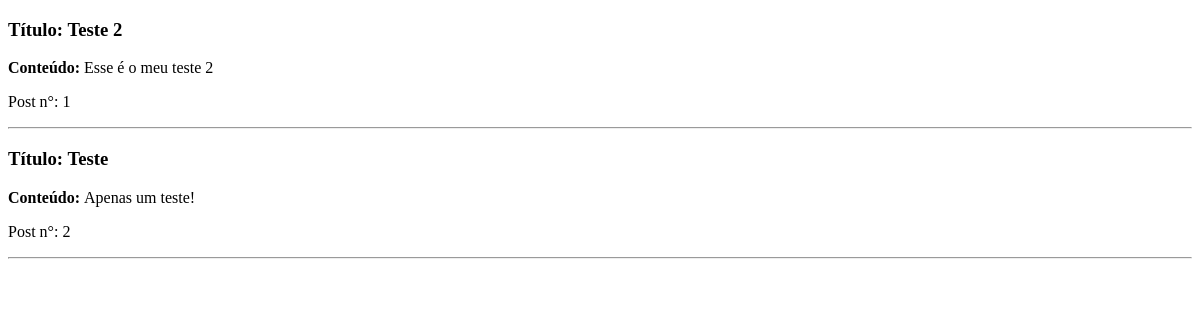
The app's page /, older data.
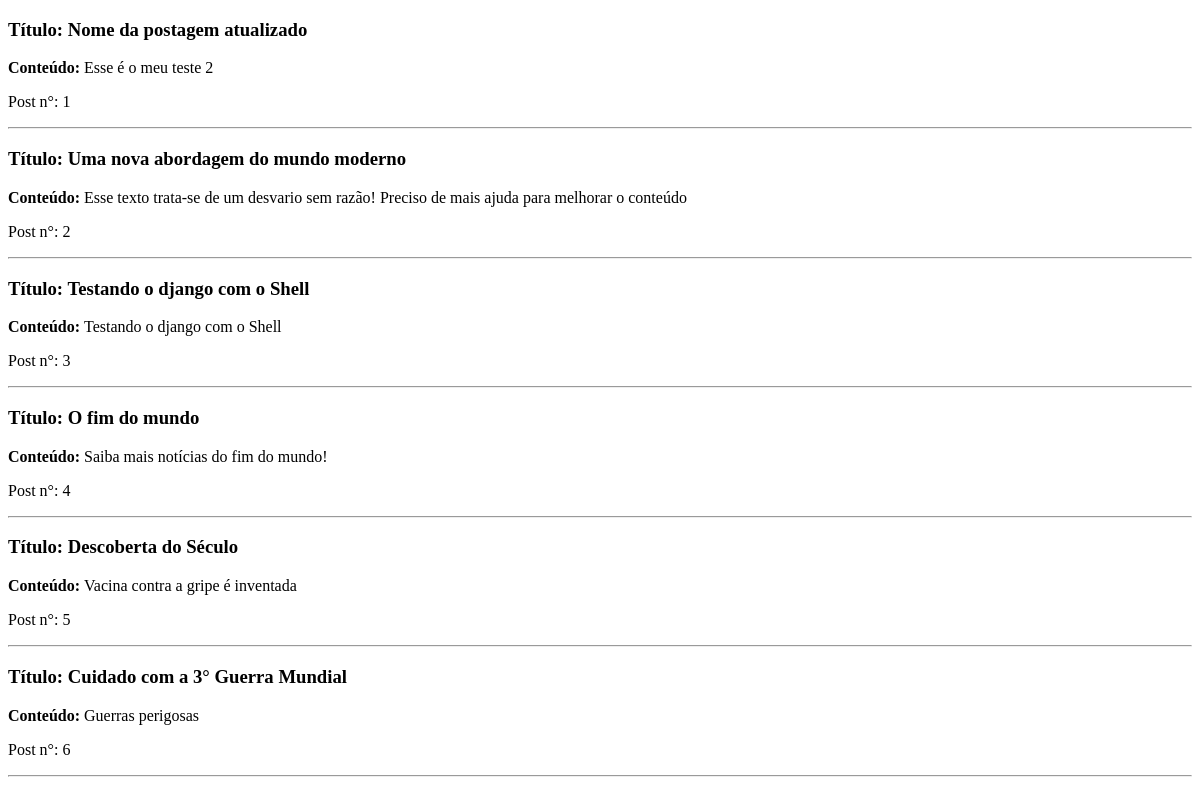
The same page, newer data.
### blog/models.py (models this page shows, shortened)
class Post(models.Model):
    STATUS = (
        ('rascunho','Rascunho'),
        ('publicado','Publicado'),
    )
    titulo = models.CharField(max_length=250)
    slug = models.SlugField(max_length=250)
    autor = models.ForeignKey(User,
                              on_delete=models.CASCADE)
    conteudo = models.TextField() # Campo com muito conteúdo
    publicado = models.DateField(default = timezone.now) # Data de publicação: Agora!
    criado = models.DateField(auto_now_add = True) # Apenas na criação ele será setado
    alterado = models.DateField(auto_now=True) # Sempre que for atualizado, a hora muda
    status = models.CharField(choices=STATUS,
                              max_length=10,
                              default='rascunho')
    class Meta:
        ordering = ('-publicado',) # ordenando as postagens de acordo com a data de pubkicação
    objects = models.Manager()  # Permitindo com que o objects possa ser utilizado também
    published = PublishedManager()

### blog/views.py (the view)
# urls.py: path('', views.BlogListView.as_view(), name='home')
class BlogListView(ListView):
    model = Post
    template_name = 'blog/home.html' # Fazemos isso para o django encontrar o diretório criado por nós

### blog/templates/blog/home.html (shortened to what this page needs)
{% extends 'base.html' %}
{% block content %}
{% for post in object_list %}
    <h3> <b>Título: </b>{{post.titulo}}</h3>
    <p> <b>Conteúdo: </b>{{post.conteudo}}</p>
    <p>Post n°: {{forloop.counter}}</p>
    <hr>
{% endfor %}
{% endblock content %}

### templates/base.html (shortened to what this page needs)
{% load static %}
<!DOCTYPE html>
<html lang="pt-br">
<head>
    <link rel="stylesheet" href="{% static 'style.css' %}">
</head>
<body>
    {% block content %} {% endblock content %}
</body>
</html>

Row changes from the older to the newer data that the page shows:
removed Post: titulo "Teste", conteudo "Apenas um teste!"
changed Post "Esse é o meu teste 2": titulo "Teste 2" → "Nome da postagem atualizado"
added Post: titulo "Uma nova abordagem do mundo moderno", conteudo "Esse texto trata-se de um desvario sem razão! Preciso de mais ajuda para melhorar o conteúdo"
added Post: titulo "Testando o django com o Shell", conteudo "Testando o django com o Shell"
added Post: titulo "O fim do mundo", conteudo "Saiba mais notícias do fim do mundo!"
added Post: titulo "Descoberta do Século", conteudo "Vacina contra a gripe é inventada"
added Post: titulo "Cuidado com a 3° Guerra Mundial", conteudo "Guerras perigosas"
